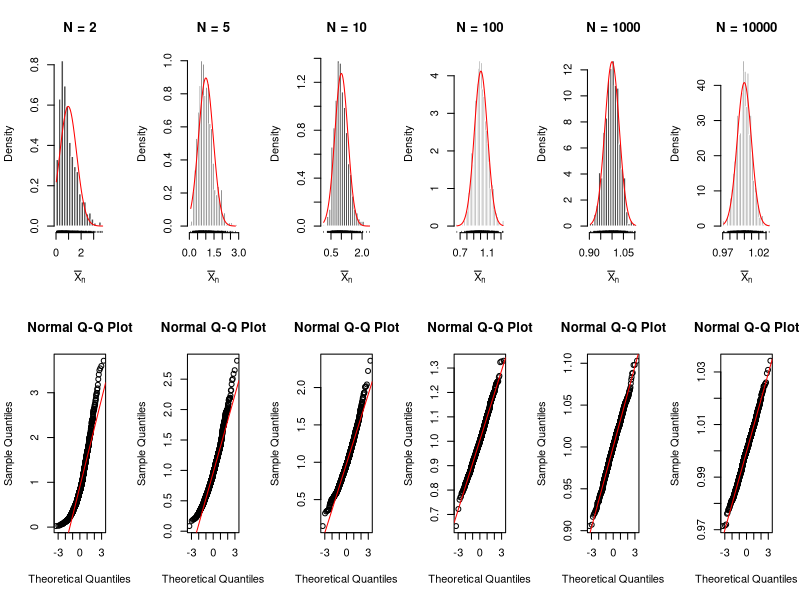

Write the R code that produced this figure.
# An illustration of the central limit theorem

N <- c( 2, 5, 10^c( 1:4 ) ) # sample sizes
m <- 1000                   # number of repetitions for each sample size

# pdf( file = 'clt.pdf', onefile = T, width = 11.7, height = 8.3, paper = 'a4r' )
 op <- par( mfcol = c( 2, 6 ) ) # set the display matrix, saving current graphics settings
  for ( n in N ) # loop over sample sizes
   {
    # a sample of m average values
    xbar <- replicate( m, mean( rexp( n ) ) ) # try changing the distribution in the RHS
    # xbar <- sapply( 1:m, function( i ) { mean( rexp( n ) ) } ) # equivalent code

    # histogram of xbar
    hist( xbar, breaks = min( nclass.FD( xbar ), 50 ), freq = FALSE, col = 'gray30', border = 'white', xlab = expression( bar(X)[n] ), main = paste( 'N =', n ) )
    rug( xbar )

    # normal density with same mean and sd as xbar
    x <- seq( min( xbar ), max( xbar ), length = 101 )
    lines( x, dnorm( x, mean = mean( xbar ), sd = sd( xbar ) ), col = 'red' )

    qqnorm( xbar ); qqline( xbar, col = 'red' ) # QQ plot against the standard normal
   }
 par( op ) # restore original graphics settings
# dev.off() # close the graphics device

